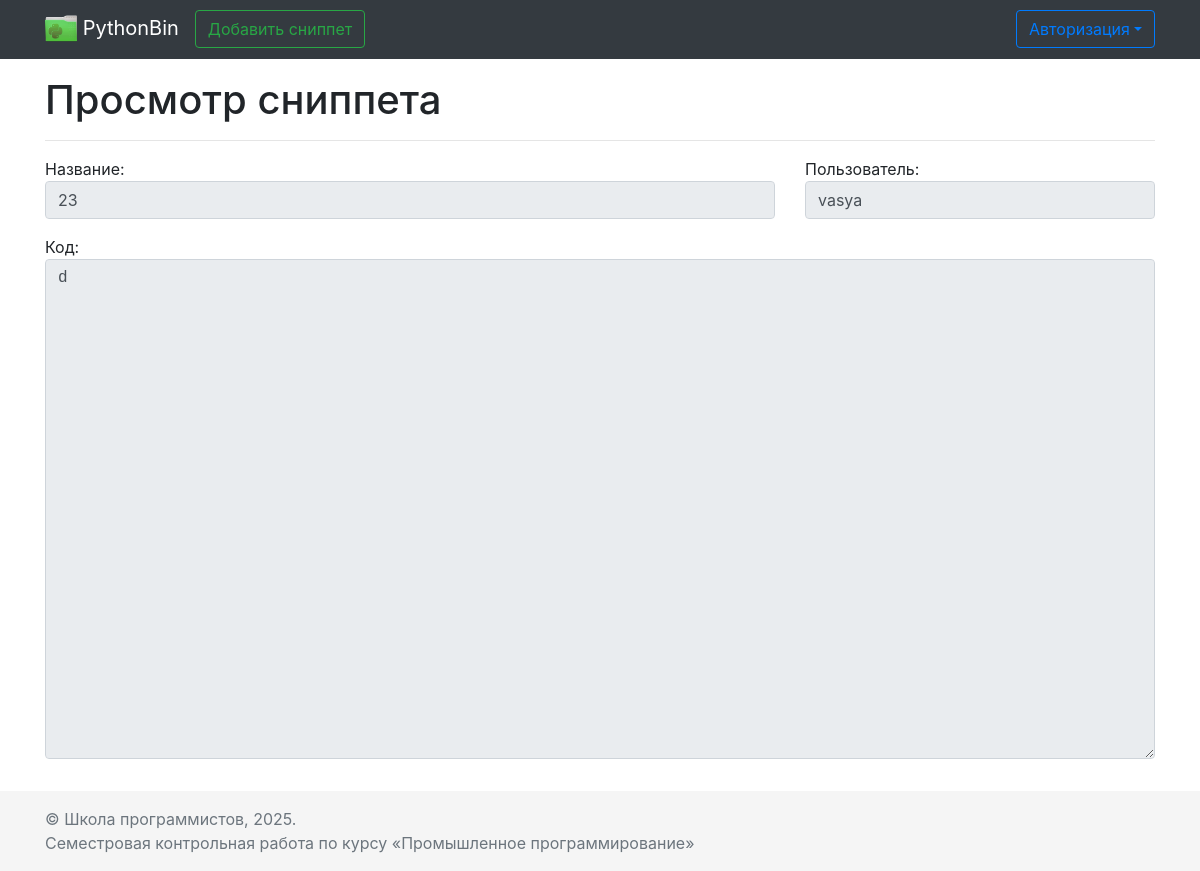
The app's page /snippets/7 with its own data.
### main/models.py (models this page shows)
class Snippet(models.Model):
    name = models.CharField(max_length=200)
    code = models.TextField(max_length=5000)
    creation_date = models.DateTimeField()
    user = models.ForeignKey(to=User, on_delete=models.CASCADE,
                             blank=True, null=True)  # can be empty due to usage of AnonymousUser

### main/views.py (the view)
# urls.py: path('snippets/<int:id>', views.view_snippet_page, name='view_snippet'),
def view_snippet_page(request, id):
    context = get_base_context(request, 'Просмотр сниппета')
    try:
        record = Snippet.objects.get(id=id)
        context['addform'] = AddSnippetForm(
            initial={
                'user': record.user.username if record.user else 'AnonymousUser',  # Показываем автора
                'name': record.name,
                'code': record.code,
            }
        )
    except Snippet.DoesNotExist:
        raise Http404
    return render(request, 'pages/view_snippet.html', context)

### main/forms.py
class LoginForm(forms.Form):
    username = forms.CharField(
        max_length=20,
        required=True,
        widget=forms.TextInput(
            attrs={
                'class': 'form-control',
                'placeholder': 'Username',
            }
        )
    )
    password = forms.CharField(
        max_length=20,
        required=True,
        widget=forms.PasswordInput(
            attrs={
                'class': 'form-control',
                'placeholder': 'Password',
            }
        )
    )

class AddSnippetForm(forms.Form):
    name = forms.CharField(
        label='Название',
        max_length=200,
        widget=forms.TextInput(
            attrs={
                'class': 'form-control'
            }
        )
    )
    user = forms.CharField(
        label='Пользователь',
        max_length=20,
        widget=forms.TextInput(
            attrs={
                'class': 'form-control',
                'disabled': '',
            }
        ),
        required=False
    )
    code = forms.CharField(
        label='Код',
        max_length=5000,
        widget=forms.Textarea(
            attrs={
                'class': 'form-control',
                'style': 'height:500px'
            }
        )
    )

### main/views.py (called while the page is built)
def get_base_context(request, pagename):
    return {
        'pagename': pagename,
        'loginform': LoginForm(),
        'user': request.user,
    }

### main/templates/pages/view_snippet.html
{% extends 'base.html' %}
{% block content %}
<div class="row">
    <div class="col">
        <form>
            <fieldset disabled>
                <div class="form-group row">
                    <div class="col col-8">
                        {{ addform.name.label }}: {{ addform.name }}
                    </div>
                    <div class="col col-4">
                        {{ addform.user.label }}: {{ addform.user }}
                    </div>
                </div>
                <div class="form-group row">
                    <div class="col">
                        {{ addform.code.label }}:
                        <pre><code class="python">{{ addform.code }}</code></pre>
                    </div>
                </div>
            </fieldset>
        </form>
    </div>
</div>
{% endblock %}

### static/css/sticky-footer-navbar.css (style rules this page uses)
code { font-size: 80%; }

### records on screen
Snippet: name "23", user "vasya", code "d"

### other values on screen
{{ pagename }} "Просмотр сниппета"
{{ addform.name.label }} "Название"
{{ addform.user.label }} "Пользователь"
{{ addform.code.label }} "Код"
